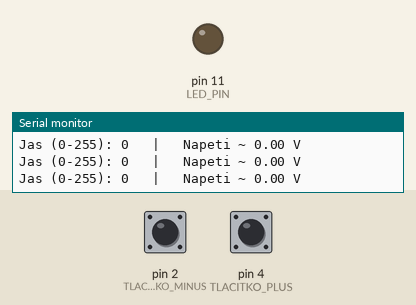
Recording of a sketch running on a simulated Arduino Uno, built with avr-gcc and run on an emulated ATmega328P. Parts: output pins drawn as LEDs (lit = HIGH), the last lines printed to the serial monitor. The test bench sets the inputs (shaded band); at power-on: pin 4 (TLACITKO_PLUS) HIGH, pin 2 (TLACITKO_MINUS) HIGH.

Above: at 1.2 s.
1.3 s: pin 4 (TLACITKO_PLUS) pulled LOW for 0.15 s
At 2.1 s:
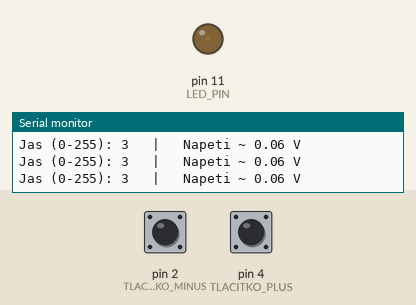
2.9 s: pin 4 (TLACITKO_PLUS) pulled LOW for 3.2 s
At 6.4 s:
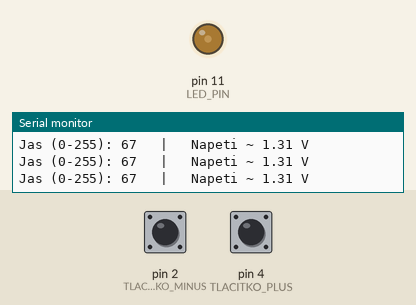
7.6 s: pin 4 (TLACITKO_PLUS) pulled LOW for 3.2 s
At 11.2 s:
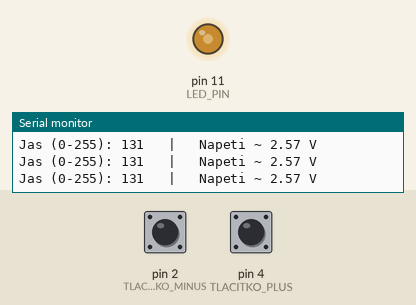
12.3 s: pin 2 (TLACITKO_MINUS) pulled LOW for 1 s
At 12.46 s:
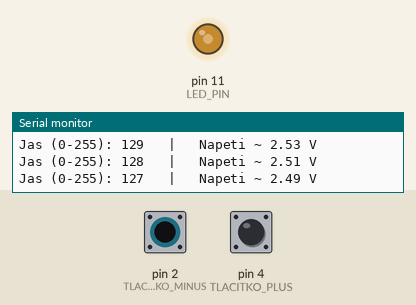
15.3 s: pin 2 (TLACITKO_MINUS) pulled LOW for 3.2 s
At 19.6 s:
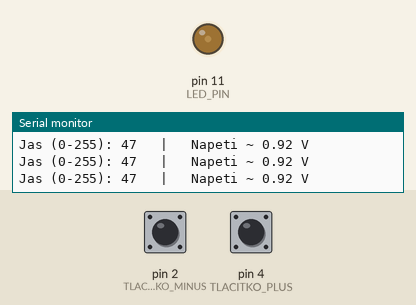
20.0 s: pin 4 (TLACITKO_PLUS) pulled LOW for 1 s
At 20.16 s:
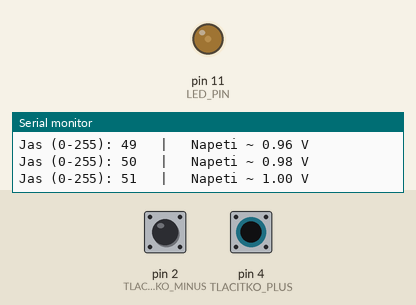
Timing chart, 0 to 23.0 s (numbered marks = the images above; inputs shaded):
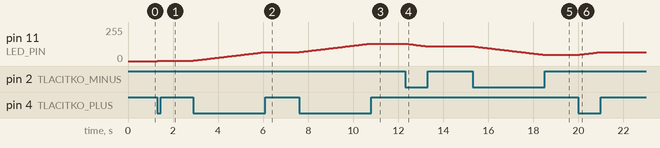

The sketch:

regulace-jasu-tlacitka.ino
```cpp
#define LED_PIN 11              // PWM pin pro LED
#define TLACITKO_PLUS 4        // tlačítko pro zvýšení jasu
#define TLACITKO_MINUS 2       // tlačítko pro snížení jasu

int jas = 0;                   // aktuální jas LED (0–255)
unsigned long predchoziCas = 0;
const int interval = 50;       // rychlost změny jasu (ms)

void setup() {
  pinMode(LED_PIN, OUTPUT);
  pinMode(TLACITKO_PLUS, INPUT_PULLUP);
  pinMode(TLACITKO_MINUS, INPUT_PULLUP);
  Serial.begin(9600);
}

void loop() {
  unsigned long aktualniCas = millis();

  // změna jasu probíhá jen po určitém intervalu
  if (aktualniCas - predchoziCas >= interval) {
    predchoziCas = aktualniCas;

    // čtení tlačítek (LOW = stisknuto)
    bool plusStisknuto = digitalRead(TLACITKO_PLUS) == LOW;
    bool minusStisknuto = digitalRead(TLACITKO_MINUS) == LOW;

    // zvýšení jasu
    if (plusStisknuto && jas < 255) {
      jas++;
    }

    // snížení jasu
    if (minusStisknuto && jas > 0) {
      jas--;
    }

    // nastavení jasu LED
    analogWrite(LED_PIN, jas);

    float napeti = jas * (5.0 / 255.0);

    // Výpis do Serial Monitoru
    Serial.print("Jas (0-255): ");
    Serial.print(jas);
    Serial.print("   |   Napeti ~ ");
    Serial.print(napeti, 2); // dvě desetinná místa
    Serial.println(" V");
  }
}
```

Measured:
- after the input at 1.3 s, pin 11 (LED_PIN): 0/255 → 3/255 at once
- after the input at 2.9 s, pin 11 (LED_PIN): moves from 3/255 to 67/255 over 3.2 s, starting at once
- after the input at 7.6 s, pin 11 (LED_PIN): moves from 67/255 to 131/255 over 3.2 s, starting at once
- after the input at 12.3 s, pin 11 (LED_PIN): moves from 131/255 to 111/255 over 0.95 s, starting at once
- after the input at 15.3 s, pin 11 (LED_PIN): moves from 111/255 to 47/255 over 3.2 s, starting at once
- after the input at 20.0 s, pin 11 (LED_PIN): moves from 47/255 to 67/255 over 0.95 s, starting at once
